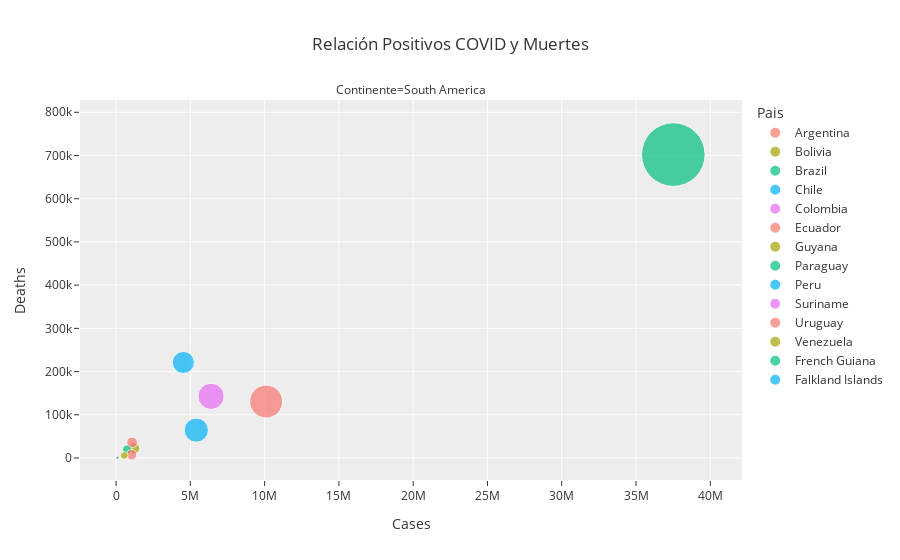

Write notebook code for a chart like this one.
### Code cell
fig3=px.scatter(data[data["Continente"] == "South America"],x="Cases",y="Deaths",size="Cases",color="Pais",hover_name="Pais",size_max=45,template="ggplot2",facet_col="Continente", title="Relación Positivos COVID y Muertes")

fig3.show()

### Figure 1 — Plotly figure (JSON) as saved in the notebook; plotly's stock layout.template omitted (floating-point values rounded to 4 significant figures)
{"data": [{"hovertemplate": "<b>%{hovertext}</b><br><br>Pais=Argentina<br>Continente=South America<br>Cases=%{marker.size}<br>Deaths=%{y}<extra></extra>", "hovertext": ["Argentina"], "legendgroup": "Argentina", "marker": {"color": "#F8766D", "size": [10102262], "sizemode": "area", "sizeref": 18520.0, "symbol": "circle"}, "mode": "markers", "name": "Argentina", "orientation": "v", "showlegend": true, "type": "scatter", "x": [10102262], "xaxis": "x", "y": [130671], "yaxis": "y"}, {"hovertemplate": "<b>%{hovertext}</b><br><br>Pais=Bolivia<br>Continente=South America<br>Cases=%{marker.size}<br>Deaths=%{y}<extra></extra>", "hovertext": ["Bolivia"], "legendgroup": "Bolivia", "marker": {"color": "#A3A500", "size": [1212149], "sizemode": "area", "sizeref": 18520.0, "symbol": "circle"}, "mode": "markers", "name": "Bolivia", "orientation": "v", "showlegend": true, "type": "scatter", "x": [1212149], "xaxis": "x", "y": [22387], "yaxis": "y"}, {"hovertemplate": "<b>%{hovertext}</b><br><br>Pais=Brazil<br>Continente=South America<br>Cases=%{marker.size}<br>Deaths=%{y}<extra></extra>", "hovertext": ["Brazil"], "legendgroup": "Brazil", "marker": {"color": "#00BF7D", "size": [37511921], "sizemode": "area", "sizeref": 18520.0, "symbol": "circle"}, "mode": "markers", "name": "Brazil", "orientation": "v", "showlegend": true, "type": "scatter", "x": [37511921], "xaxis": "x", "y": [702116], "yaxis": "y"}, {"hovertemplate": "<b>%{hovertext}</b><br><br>Pais=Chile<br>Continente=South America<br>Cases=%{marker.size}<br>Deaths=%{y}<extra></extra>", "hovertext": ["Chile"], "legendgroup": "Chile", "marker": {"color": "#00B0F6", "size": [5401806], "sizemode": "area", "sizeref": 18520.0, "symbol": "circle"}, "mode": "markers", "name": "Chile", "orientation": "v", "showlegend": true, "type": "scatter", "x": [5401806], "xaxis": "x", "y": [64482], "yaxis": "y"}, {"hovertemplate": "<b>%{hovertext}</b><br><br>Pais=Colombia<br>Continente=South America<br>Cases=%{marker.size}<br>Deaths=%{y}<extra></extra>", "hovertext": ["Colombia"], "legendgroup": "Colombia", "marker": {"color": "#E76BF3", "size": [6393753], "sizemode": "area", "sizeref": 18520.0, "symbol": "circle"}, "mode": "markers", "name": "Colombia", "orientation": "v", "showlegend": true, "type": "scatter", "x": [6393753], "xaxis": "x", "y": [142727], "yaxis": "y"}, {"hovertemplate": "<b>%{hovertext}</b><br><br>Pais=Ecuador<br>Continente=South America<br>Cases=%{marker.size}<br>Deaths=%{y}<extra></extra>", "hovertext": ["Ecuador"], "legendgroup": "Ecuador", "marker": {"color": "#F8766D", "size": [1078505], "sizemode": "area", "sizeref": 18520.0, "symbol": "circle"}, "mode": "markers", "name": "Ecuador", "orientation": "v", "showlegend": true, "type": "scatter", "x": [1078505], "xaxis": "x", "y": [36052], "yaxis": "y"}, {"hovertemplate": "<b>%{hovertext}</b><br><br>Pais=Guyana<br>Continente=South America<br>Cases=%{marker.size}<br>Deaths=%{y}<extra></extra>", "hovertext": ["Guyana"], "legendgroup": "Guyana", "marker": {"color": "#A3A500", "size": [74485], "sizemode": "area", "sizeref": 18520.0, "symbol": "circle"}, "mode": "markers", "name": "Guyana", "orientation": "v", "showlegend": true, "type": "scatter", "x": [74485], "xaxis": "x", "y": [1302], "yaxis": "y"}, {"hovertemplate": "<b>%{hovertext}</b><br><br>Pais=Paraguay<br>Continente=South America<br>Cases=%{marker.size}<br>Deaths=%{y}<extra></extra>", "hovertext": ["Paraguay"], "legendgroup": "Paraguay", "marker": {"color": "#00BF7D", "size": [735759], "sizemode": "area", "sizeref": 18520.0, "symbol": "circle"}, "mode": "markers", "name": "Paraguay", "orientation": "v", "showlegend": true, "type": "scatter", "x": [735759], "xaxis": "x", "y": [19880], "yaxis": "y"}, {"hovertemplate": "<b>%{hovertext}</b><br><br>Pais=Peru<br>Continente=South America<br>Cases=%{marker.size}<br>Deaths=%{y}<extra></extra>", "hovertext": ["Peru"], "legendgroup": "Peru", "marker": {"color": "#00B0F6", "size": [4526977], "sizemode": "area", "sizeref": 18520.0, "symbol": "circle"}, "mode": "markers", "name": "Peru", "orientation": "v", "showlegend": true, "type": "scatter", "x": [4526977], "xaxis": "x", "y": [220975], "yaxis": "y"}, {"hovertemplate": "<b>%{hovertext}</b><br><br>Pais=Suriname<br>Continente=South America<br>Cases=%{marker.size}<br>Deaths=%{y}<extra></extra>", "hovertext": ["Suriname"], "legendgroup": "Suriname", "marker": {"color": "#E76BF3", "size": [82502], "sizemode": "area", "sizeref": 18520.0, "symbol": "circle"}, "mode": "markers", "name": "Suriname", "orientation": "v", "showlegend": true, "type": "scatter", "x": [82502], "xaxis": "x", "y": [1406], "yaxis": "y"}, {"hovertemplate": "<b>%{hovertext}</b><br><br>Pais=Uruguay<br>Continente=South America<br>Cases=%{marker.size}<br>Deaths=%{y}<extra></extra>", "hovertext": ["Uruguay"], "legendgroup": "Uruguay", "marker": {"color": "#F8766D", "size": [1041424], "sizemode": "area", "sizeref": 18520.0, "symbol": "circle"}, "mode": "markers", "name": "Uruguay", "orientation": "v", "showlegend": true, "type": "scatter", "x": [1041424], "xaxis": "x", "y": [7682], "yaxis": "y"}, {"hovertemplate": "<b>%{hovertext}</b><br><br>Pais=Venezuela<br>Continente=South America<br>Cases=%{marker.size}<br>Deaths=%{y}<extra></extra>", "hovertext": ["Venezuela"], "legendgroup": "Venezuela", "marker": {"color": "#A3A500", "size": [552695], "sizemode": "area", "sizeref": 18520.0, "symbol": "circle"}, "mode": "markers", "name": "Venezuela", "orientation": "v", "showlegend": true, "type": "scatter", "x": [552695], "xaxis": "x", "y": [5856], "yaxis": "y"}, {"hovertemplate": "<b>%{hovertext}</b><br><br>Pais=French Guiana<br>Continente=South America<br>Cases=%{marker.size}<br>Deaths=%{y}<extra></extra>", "hovertext": ["French Guiana"], "legendgroup": "French Guiana", "marker": {"color": "#00BF7D", "size": [98041], "sizemode": "area", "sizeref": 18520.0, "symbol": "circle"}, "mode": "markers", "name": "French Guiana", "orientation": "v", "showlegend": true, "type": "scatter", "x": [98041], "xaxis": "x", "y": [413], "yaxis": "y"}, {"hovertemplate": "<b>%{hovertext}</b><br><br>Pais=Falkland Islands<br>Continente=South America<br>Cases=%{marker.size}<br>Deaths=%{y}<extra></extra>", "hovertext": ["Falkland Islands"], "legendgroup": "Falkland Islands", "marker": {"color": "#00B0F6", "size": [1923], "sizemode": "area", "sizeref": 18520.0, "symbol": "circle"}, "mode": "markers", "name": "Falkland Islands", "orientation": "v", "showlegend": true, "type": "scatter", "x": [1923], "xaxis": "x", "y": [0], "yaxis": "y"}], "layout": {"annotations": [{"font": {}, "showarrow": false, "text": "Continente=South America", "x": 0.5, "xanchor": "center", "xref": "paper", "y": 1, "yanchor": "bottom", "yref": "paper"}], "legend": {"itemsizing": "constant", "title": {"text": "Pais"}, "tracegroupgap": 0}, "title": {"text": "Relación Positivos COVID y Muertes"}, "xaxis": {"anchor": "y", "domain": [0, 1], "title": {"text": "Cases"}}, "yaxis": {"anchor": "x", "domain": [0, 1], "title": {"text": "Deaths"}}}}
